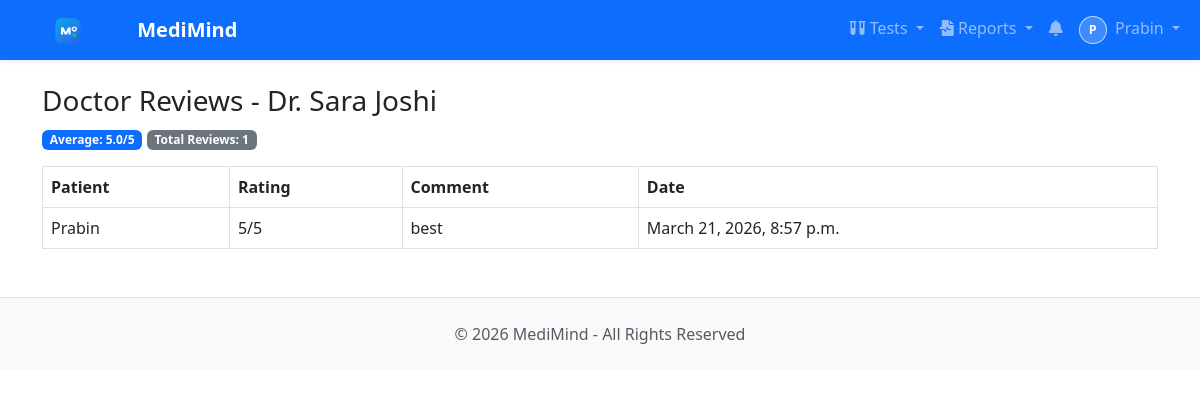
Page /reviews/doctor/2/ (signed in) on the committed database.
### users/models.py (models this page shows, shortened)
class User(AbstractBaseUser, PermissionsMixin):
    ROLE_CHOICES = [
        ('PATIENT', 'Patient'),
        ('DOCTOR', 'Doctor'),
        ('NURSE', 'Nurse'),
        ('RECEPTIONIST', 'Receptionist'),
        ('LAB_TECHNICIAN', 'Lab Technician'),
        ('PHARMACIST', 'Pharmacist'),
        ('BILLING_OFFICER', 'Billing Officer'),
        ('INSURANCE_COORDINATOR', 'Insurance Coordinator'),
        ('QUALITY_COMPLIANCE_OFFICER', 'Quality Compliance Officer'),
        ('ADMIN', 'Super Admin'),
    ]
    email = models.EmailField(unique=True)
    username = models.CharField(max_length=50)
    first_name = models.CharField(max_length=150, blank=True, default='')
    last_name = models.CharField(max_length=150, blank=True, default='')
    role = models.CharField(max_length=30, choices=ROLE_CHOICES, default='PATIENT')
    is_active = models.BooleanField(default=False)  # False until email activated
    is_staff = models.BooleanField(default=False)
    date_joined = models.DateTimeField(auto_now_add=True)
    activation_token = models.CharField(max_length=200, blank=True, null=True)
    objects = UserManager()
    USERNAME_FIELD = 'email'
    REQUIRED_FIELDS = ['username']
    def get_full_name(self):
        full_name = f"{self.first_name} {self.last_name}".strip()
        return full_name or self.username

class PatientProfile(models.Model):
    GENDER_CHOICES = [
        ('M', 'Male'),
        ('F', 'Female'),
        ('O', 'Other'),
    ]
    BLOOD_GROUP_CHOICES = [
        ('A+', 'A+'), ('A-', 'A-'),
        ('B+', 'B+'), ('B-', 'B-'),
        ('AB+', 'AB+'), ('AB-', 'AB-'),
        ('O+', 'O+'), ('O-', 'O-'),
    ]
    user = models.OneToOneField(User, on_delete=models.CASCADE, related_name='patient_profile')
    full_name = models.CharField(max_length=100)
    phone = models.CharField(max_length=15, blank=True)
    gender = models.CharField(max_length=1, choices=GENDER_CHOICES, blank=True)
    date_of_birth = models.DateField(null=True, blank=True)
    blood_group = models.CharField(max_length=3, choices=BLOOD_GROUP_CHOICES, blank=True)
    height = models.FloatField(null=True, blank=True, help_text="Height in cm")
    weight = models.FloatField(null=True, blank=True, help_text="Weight in kg")
    image = models.ImageField(upload_to='patients/profile/', null=True, blank=True)
    address = models.TextField(blank=True)
    emergency_contact = models.CharField(max_length=15, blank=True)
    created_at = models.DateTimeField(auto_now_add=True)
    updated_at = models.DateTimeField(auto_now=True)

### clinical/models.py (models this page shows, shortened)
class Doctor(models.Model):
    user = models.OneToOneField(User, on_delete=models.CASCADE, related_name='doctor_profile')
    specialization = models.ForeignKey(Specialization, on_delete=models.SET_NULL, null=True, related_name='doctors')
    consultation_fee = models.DecimalField(max_digits=8, decimal_places=2, default=0)
    bio = models.TextField(blank=True)
    experience_years = models.IntegerField(default=0)
    is_available = models.BooleanField(default=True)
    photo = models.ImageField(upload_to='doctors/profile/', null=True, blank=True)
    phone = models.CharField(max_length=15, blank=True)
    created_at = models.DateTimeField(auto_now_add=True)
    updated_at = models.DateTimeField(auto_now=True)
    class Meta:
        ordering = ['user__username']

### reviews/models.py (models this page shows, shortened)
class Review(models.Model):
    patient = models.ForeignKey('users.PatientProfile', on_delete=models.CASCADE, related_name='reviews')
    doctor = models.ForeignKey('clinical.Doctor', on_delete=models.CASCADE, related_name='reviews')
    appointment = models.OneToOneField('appointments.Appointment', on_delete=models.CASCADE, related_name='review')
    rating = models.IntegerField(validators=[MinValueValidator(1), MaxValueValidator(5)])
    comment = models.TextField(blank=True)
    created_at = models.DateTimeField(auto_now_add=True)
    updated_at = models.DateTimeField(auto_now=True)
    class Meta:
        ordering = ['-created_at']
        unique_together = ['patient', 'appointment']

### reviews/views.py (the view)
# urls.py: path('doctor/<int:doctor_id>/', views.doctor_reviews, name='doctor_reviews'),
@login_required
def doctor_reviews(request, doctor_id):
    doctor = get_object_or_404(Doctor.objects.select_related('user'), pk=doctor_id)
    if request.user.role == 'DOCTOR':
        if not hasattr(request.user, 'doctor_profile') or request.user.doctor_profile.id != doctor.id:
            messages.error(request, 'Access denied.')
            return redirect('users:dashboard')
    elif request.user.role != 'ADMIN':
        messages.error(request, 'Access denied.')
        return redirect('users:dashboard')
    doctor_reviews_qs = Review.objects.filter(doctor=doctor).select_related('patient__user').order_by('-created_at')
    summary = doctor_reviews_qs.aggregate(avg_rating=Avg('rating'), total_reviews=Count('id'))
    return render(
        request,
        'reviews/doctor_reviews.html',
        {
            'doctor': doctor,
            'reviews': doctor_reviews_qs,
            'avg_rating': round(summary['avg_rating'], 2) if summary['avg_rating'] else 0,
            'total_reviews': summary['total_reviews'],
        },
    )

### notifications/context_processors.py (called while the page is built)
def unread_notifications(request):
    if request.user.is_authenticated:
        count = Notification.objects.filter(recipient=request.user, is_read=False).count()
        return {'unread_notification_count': count}
    return {'unread_notification_count': 0}

### templates/reviews/doctor_reviews.html (shortened to what this page needs)
{% extends 'base.html' %}
{% block content %}
<h3>Doctor Reviews - Dr. {{ doctor.user.username }}</h3>
<div class="mb-3">
  <span class="badge bg-primary">Average: {{ avg_rating }}/5</span>
  <span class="badge bg-secondary">Total Reviews: {{ total_reviews }}</span>
</div>
<table class="table table-bordered">
  <thead><tr><th>Patient</th><th>Rating</th><th>Comment</th><th>Date</th></tr></thead>
  <tbody>
  {% for review in reviews %}
    <tr>
      <td>{{ review.patient.full_name }}</td>
      <td>{{ review.rating }}/5</td>
      <td>{{ review.comment|default:'-' }}</td>
      <td>{{ review.created_at }}</td>
    </tr>
  {% empty %}
    <tr><td colspan="4">No reviews yet.</td></tr>
  {% endfor %}
  </tbody>
</table>
{% endblock %}

### templates/base.html (shortened to what this page needs)
{% load static %}
<!DOCTYPE html>
<html lang="en">
<head>
    <link href="https://cdn.jsdelivr.net/npm/bootstrap@5.3.0/dist/css/bootstrap.min.css" rel="stylesheet">
    <link href="https://cdnjs.cloudflare.com/ajax/libs/font-awesome/6.0.0/css/all.min.css" rel="stylesheet">
</head>
<body>
{% if user.is_authenticated %}
<nav class="navbar navbar-expand-lg navbar-dark bg-primary sticky-top shadow-sm">
    <div class="container-fluid">
        <a class="navbar-brand fw-bold" href="{% url 'users:dashboard' %}">
            <img src="{% static 'branding/medimind-logo.svg' %}" alt="MediMind" width="112" height="28" loading="eager" decoding="async" class="me-2">
            MediMind
        </a>
        <div class="collapse navbar-collapse" id="navbarNav">
            <div class="navbar-nav ms-auto">
                {% if user.role == 'PATIENT' or user.role == 'LAB_TECHNICIAN' or user.role == 'RECEPTIONIST' or user.role == 'ADMIN' %}
                <div class="nav-item dropdown">
                    <a class="nav-link dropdown-toggle" href="#" id="testsDropdown" role="button" data-bs-toggle="dropdown">
                        <i class="fas fa-vials"></i> Tests
                    </a>
                </div>
                {% endif %}
                <div class="nav-item dropdown">
                    <a class="nav-link dropdown-toggle" href="#" id="reportsDropdown" role="button" data-bs-toggle="dropdown">
                        <i class="fas fa-file-waveform"></i> Reports
                    </a>
                </div>
                <a class="nav-link" href="{% url 'notifications:notification_list' %}" title="Notifications">
                    <i class="fas fa-bell"></i>
                </a>
                <div class="nav-item dropdown">
                    <a class="nav-link dropdown-toggle" href="#" id="userDropdown" role="button" data-bs-toggle="dropdown">
                        {% if user.role == 'PATIENT' and user.patient_profile and user.patient_profile.image %}
                            <img src="{{ user.patient_profile.image.url }}" alt="{{ user.username }}" class="nav-avatar me-1">
                        {% elif user.role == 'DOCTOR' and user.doctor_profile and user.doctor_profile.photo %}
                            <img src="{{ user.doctor_profile.photo.url }}" alt="{{ user.username }}" class="nav-avatar me-1">
                        {% else %}
                            <span class="nav-avatar-fallback me-1">{{ user.username|slice:":1"|upper }}</span>
                        {% endif %}
                        {{ user.first_name|default:user.username }}
                    </a>
                </div>
            </div>
        </div>
    </div>
</nav>
{% endif %}
<div class="{% if user.is_authenticated %}container{% else %}container-fluid{% endif %} mt-4">
    {% block content %}{% endblock %}
</div>
<footer class="bg-light text-muted py-4 mt-5 border-top">
    <div class="container text-center">
        <p class="mb-0">&copy; 2026 MediMind - All Rights Reserved</p>
    </div>
</footer>
</body>
</html>

### templates/base.html (style rules this page uses)
.nav-avatar-fallback { width: 28px; height: 28px; border-radius: 50%; display: inline-flex; align-items: center; justify-content: center; font-size: 0.78rem; font-weight: 700; background: rgba(255, 255, 255, 0.2); border: 1px solid rgba(255, 255, 255, 0.65); color: #fff; }

### rows in the picture
User: username "P", first_name "Prabin"
Doctor: user.username "Sara Joshi"
Review: patient.full_name "Prabin", rating "5", comment "best", created_at "March 21, 2026, 8:57 p.m."

### other values in the picture
{{ avg_rating }} "5.0"
{{ total_reviews }} "1"
